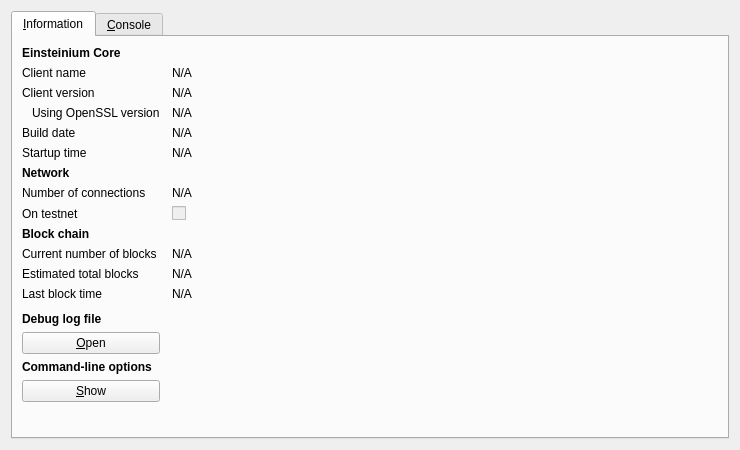
<?xml version="1.0" encoding="UTF-8"?>
<ui version="4.0">
 <class>RPCConsole</class>
 <widget class="QDialog" name="RPCConsole">
  <property name="geometry">
   <rect>
    <x>0</x>
    <y>0</y>
    <width>740</width>
    <height>450</height>
   </rect>
  </property>
  <property name="windowTitle">
   <string>Einsteinium - Debug window</string>
  </property>
  <layout class="QVBoxLayout" name="verticalLayout_2">
   <item>
    <widget class="QTabWidget" name="tabWidget">
     <property name="currentIndex">
      <number>0</number>
     </property>
     <widget class="QWidget" name="tab_info">
      <attribute name="title">
       <string>&amp;Information</string>
      </attribute>
      <layout class="QGridLayout" name="gridLayout" columnstretch="0,1">
       <property name="horizontalSpacing">
        <number>12</number>
       </property>
       <item row="0" column="0">
        <widget class="QLabel" name="label_9">
         <property name="font">
          <font>
           <weight>75</weight>
           <bold>true</bold>
          </font>
         </property>
         <property name="text">
          <string>Einsteinium Core</string>
         </property>
        </widget>
       </item>
       <item row="1" column="0">
        <widget class="QLabel" name="label_5">
         <property name="text">
          <string>Client name</string>
         </property>
        </widget>
       </item>
       <item row="1" column="1">
        <widget class="QLabel" name="clientName">
         <property name="cursor">
          <cursorShape>IBeamCursor</cursorShape>
         </property>
         <property name="text">
          <string>N/A</string>
         </property>
         <property name="textFormat">
          <enum>Qt::PlainText</enum>
         </property>
         <property name="textInteractionFlags">
          <set>Qt::LinksAccessibleByMouse|Qt::TextSelectableByKeyboard|Qt::TextSelectableByMouse</set>
         </property>
        </widget>
       </item>
       <item row="2" column="0">
        <widget class="QLabel" name="label_6">
         <property name="text">
          <string>Client version</string>
         </property>
        </widget>
       </item>
       <item row="2" column="1">
        <widget class="QLabel" name="clientVersion">
         <property name="cursor">
          <cursorShape>IBeamCursor</cursorShape>
         </property>
         <property name="text">
          <string>N/A</string>
         </property>
         <property name="textFormat">
          <enum>Qt::PlainText</enum>
         </property>
         <property name="textInteractionFlags">
          <set>Qt::LinksAccessibleByMouse|Qt::TextSelectableByKeyboard|Qt::TextSelectableByMouse</set>
         </property>
        </widget>
       </item>
       <item row="3" column="0">
        <widget class="QLabel" name="label_14">
         <property name="text">
          <string>Using OpenSSL version</string>
         </property>
         <property name="indent">
          <number>10</number>
         </property>
        </widget>
       </item>
       <item row="3" column="1">
        <widget class="QLabel" name="openSSLVersion">
         <property name="cursor">
          <cursorShape>IBeamCursor</cursorShape>
         </property>
         <property name="text">
          <string>N/A</string>
         </property>
         <property name="textFormat">
          <enum>Qt::PlainText</enum>
         </property>
         <property name="textInteractionFlags">
          <set>Qt::LinksAccessibleByMouse|Qt::TextSelectableByKeyboard|Qt::TextSelectableByMouse</set>
         </property>
        </widget>
       </item>
       <item row="4" column="0">
        <widget class="QLabel" name="label_12">
         <property name="text">
          <string>Build date</string>
         </property>
        </widget>
       </item>
       <item row="4" column="1">
        <widget class="QLabel" name="buildDate">
         <property name="cursor">
          <cursorShape>IBeamCursor</cursorShape>
         </property>
         <property name="text">
          <string>N/A</string>
         </property>
         <property name="textFormat">
          <enum>Qt::PlainText</enum>
         </property>
         <property name="textInteractionFlags">
          <set>Qt::LinksAccessibleByMouse|Qt::TextSelectableByKeyboard|Qt::TextSelectableByMouse</set>
         </property>
        </widget>
       </item>
       <item row="5" column="0">
        <widget class="QLabel" name="label_13">
         <property name="text">
          <string>Startup time</string>
         </property>
        </widget>
       </item>
       <item row="5" column="1">
        <widget class="QLabel" name="startupTime">
         <property name="cursor">
          <cursorShape>IBeamCursor</cursorShape>
         </property>
         <property name="text">
          <string>N/A</string>
         </property>
         <property name="textFormat">
          <enum>Qt::PlainText</enum>
         </property>
         <property name="textInteractionFlags">
          <set>Qt::LinksAccessibleByMouse|Qt::TextSelectableByKeyboard|Qt::TextSelectableByMouse</set>
         </property>
        </widget>
       </item>
       <item row="6" column="0">
        <widget class="QLabel" name="label_11">
         <property name="font">
          <font>
           <weight>75</weight>
           <bold>true</bold>
          </font>
         </property>
         <property name="text">
          <string>Network</string>
         </property>
        </widget>
       </item>
       <item row="7" column="0">
        <widget class="QLabel" name="label_7">
         <property name="text">
          <string>Number of connections</string>
         </property>
        </widget>
       </item>
       <item row="7" column="1">
        <widget class="QLabel" name="numberOfConnections">
         <property name="cursor">
          <cursorShape>IBeamCursor</cursorShape>
         </property>
         <property name="text">
          <string>N/A</string>
         </property>
         <property name="textFormat">
          <enum>Qt::PlainText</enum>
         </property>
         <property name="textInteractionFlags">
          <set>Qt::LinksAccessibleByMouse|Qt::TextSelectableByKeyboard|Qt::TextSelectableByMouse</set>
         </property>
        </widget>
       </item>
       <item row="8" column="0">
        <widget class="QLabel" name="label_8">
         <property name="text">
          <string>On testnet</string>
         </property>
        </widget>
       </item>
       <item row="8" column="1">
        <widget class="QCheckBox" name="isTestNet">
         <property name="enabled">
          <bool>false</bool>
         </property>
         <property name="text">
          <string/>
         </property>
        </widget>
       </item>
       <item row="9" column="0">
        <widget class="QLabel" name="label_10">
         <property name="font">
          <font>
           <weight>75</weight>
           <bold>true</bold>
          </font>
         </property>
         <property name="text">
          <string>Block chain</string>
         </property>
        </widget>
       </item>
       <item row="10" column="0">
        <widget class="QLabel" name="label_3">
         <property name="text">
          <string>Current number of blocks</string>
         </property>
        </widget>
       </item>
       <item row="10" column="1">
        <widget class="QLabel" name="numberOfBlocks">
         <property name="cursor">
          <cursorShape>IBeamCursor</cursorShape>
         </property>
         <property name="text">
          <string>N/A</string>
         </property>
         <property name="textFormat">
          <enum>Qt::PlainText</enum>
         </property>
         <property name="textInteractionFlags">
          <set>Qt::LinksAccessibleByMouse|Qt::TextSelectableByKeyboard|Qt::TextSelectableByMouse</set>
         </property>
        </widget>
       </item>
       <item row="11" column="0">
        <widget class="QLabel" name="label_4">
         <property name="text">
          <string>Estimated total blocks</string>
         </property>
        </widget>
       </item>
       <item row="11" column="1">
        <widget class="QLabel" name="totalBlocks">
         <property name="cursor">
          <cursorShape>IBeamCursor</cursorShape>
         </property>
         <property name="text">
          <string>N/A</string>
         </property>
         <property name="textFormat">
          <enum>Qt::PlainText</enum>
         </property>
         <property name="textInteractionFlags">
          <set>Qt::LinksAccessibleByMouse|Qt::TextSelectableByKeyboard|Qt::TextSelectableByMouse</set>
         </property>
        </widget>
       </item>
       <item row="12" column="0">
        <widget class="QLabel" name="label_2">
         <property name="text">
          <string>Last block time</string>
         </property>
        </widget>
       </item>
       <item row="12" column="1">
        <widget class="QLabel" name="lastBlockTime">
         <property name="cursor">
          <cursorShape>IBeamCursor</cursorShape>
         </property>
         <property name="text">
          <string>N/A</string>
         </property>
         <property name="textFormat">
          <enum>Qt::PlainText</enum>
         </property>
         <property name="textInteractionFlags">
          <set>Qt::LinksAccessibleByMouse|Qt::TextSelectableByKeyboard|Qt::TextSelectableByMouse</set>
         </property>
        </widget>
       </item>
       <item row="13" column="0">
        <spacer name="verticalSpacer_2">
         <property name="orientation">
          <enum>Qt::Vertical</enum>
         </property>
         <property name="sizeHint" stdset="0">
          <size>
           <width>20</width>
           <height>20</height>
          </size>
         </property>
        </spacer>
       </item>
       <item row="14" column="0">
        <widget class="QLabel" name="labelDebugLogfile">
         <property name="font">
          <font>
           <weight>75</weight>
           <bold>true</bold>
          </font>
         </property>
         <property name="text">
          <string>Debug log file</string>
         </property>
        </widget>
       </item>
       <item row="15" column="0">
        <widget class="QPushButton" name="openDebugLogfileButton">
         <property name="toolTip">
          <string>Open the Einsteinium debug log file from the current data directory. This can take a few seconds for large log files.</string>
         </property>
         <property name="text">
          <string>&amp;Open</string>
         </property>
         <property name="autoDefault">
          <bool>false</bool>
         </property>
        </widget>
       </item>
       <item row="16" column="0">
        <widget class="QLabel" name="labelCLOptions">
         <property name="font">
          <font>
           <weight>75</weight>
           <bold>true</bold>
          </font>
         </property>
         <property name="text">
          <string>Command-line options</string>
         </property>
        </widget>
       </item>
       <item row="17" column="0">
        <widget class="QPushButton" name="showCLOptionsButton">
         <property name="toolTip">
          <string>Show the Einsteinium-Qt help message to get a list with possible Einsteinium command-line options.</string>
         </property>
         <property name="text">
          <string>&amp;Show</string>
         </property>
         <property name="autoDefault">
          <bool>false</bool>
         </property>
        </widget>
       </item>
       <item row="18" column="0">
        <spacer name="verticalSpacer">
         <property name="orientation">
          <enum>Qt::Vertical</enum>
         </property>
         <property name="sizeHint" stdset="0">
          <size>
           <width>20</width>
           <height>40</height>
          </size>
         </property>
        </spacer>
       </item>
      </layout>
     </widget>
     <widget class="QWidget" name="tab_console">
      <attribute name="title">
       <string>&amp;Console</string>
      </attribute>
      <layout class="QVBoxLayout" name="verticalLayout_3">
       <property name="spacing">
        <number>3</number>
       </property>
       <item>
        <widget class="QTextEdit" name="messagesWidget">
         <property name="minimumSize">
          <size>
           <width>0</width>
           <height>100</height>
          </size>
         </property>
         <property name="readOnly">
          <bool>true</bool>
         </property>
         <property name="tabKeyNavigation" stdset="0">
          <bool>false</bool>
         </property>
         <property name="columnCount" stdset="0">
          <number>2</number>
         </property>
        </widget>
       </item>
       <item>
        <layout class="QHBoxLayout" name="horizontalLayout">
         <property name="spacing">
          <number>3</number>
         </property>
         <item>
          <widget class="QLabel" name="label">
           <property name="text">
            <string notr="true">&gt;</string>
           </property>
          </widget>
         </item>
         <item>
          <widget class="QLineEdit" name="lineEdit"/>
         </item>
         <item>
          <widget class="QPushButton" name="clearButton">
           <property name="maximumSize">
            <size>
             <width>24</width>
             <height>24</height>
            </size>
           </property>
           <property name="toolTip">
            <string>Clear console</string>
           </property>
           <property name="text">
            <string/>
           </property>
           <property name="icon">
            <iconset resource="../bitcoin.qrc">
             <normaloff>:/icons/remove</normaloff>:/icons/remove</iconset>
           </property>
           <property name="shortcut">
            <string notr="true">Ctrl+L</string>
           </property>
           <property name="autoDefault">
            <bool>false</bool>
           </property>
          </widget>
         </item>
        </layout>
       </item>
      </layout>
     </widget>
    </widget>
   </item>
  </layout>
 </widget>
 <resources>
  <include location="../bitcoin.qrc"/>
 </resources>
 <connections/>
</ui>
